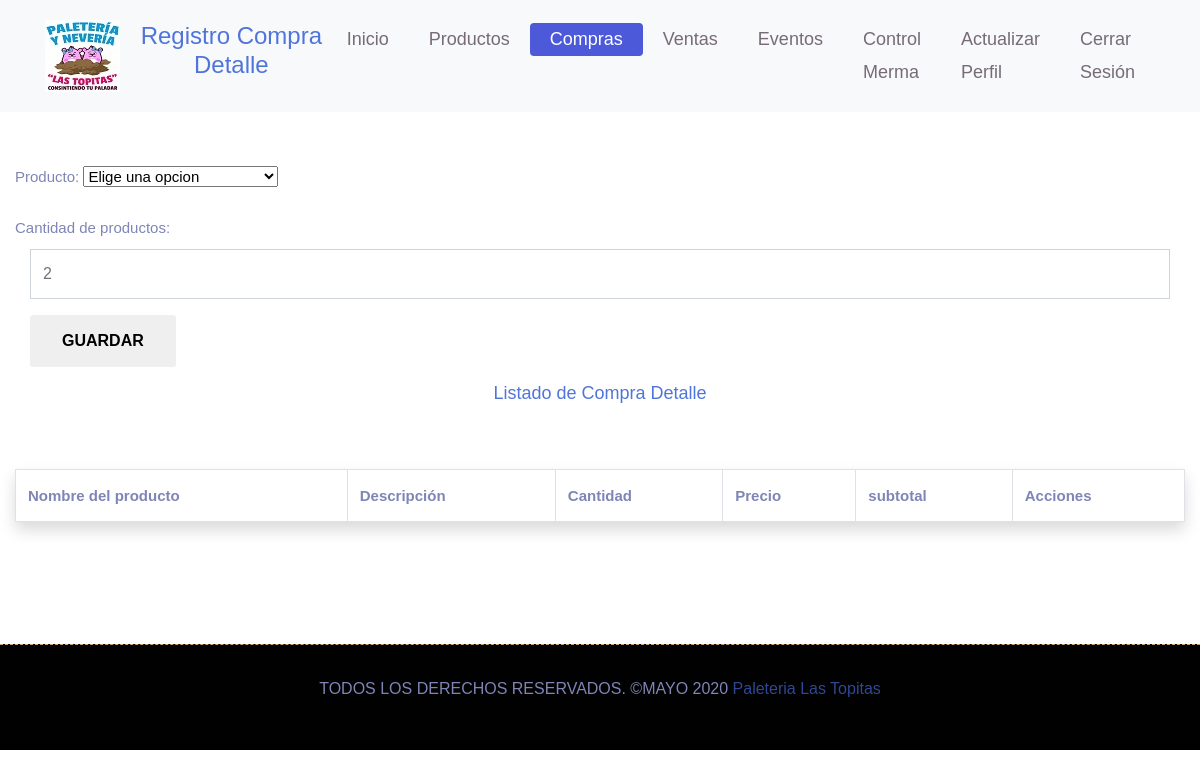
The page /paginas/compraD.php (signed in) on the database as committed earlier.
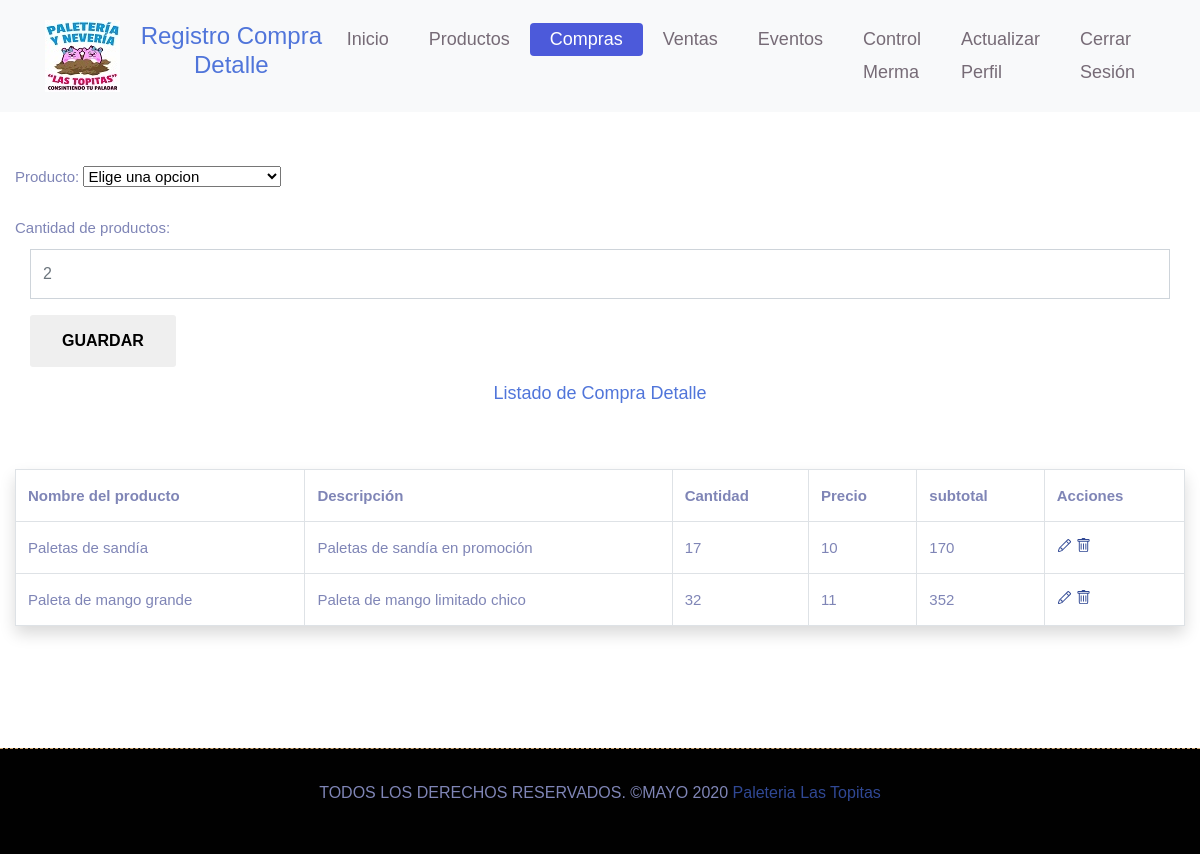
The same page on the database as committed later.
### tables this page shows
CREATE TABLE `detallecompra` (
  `Producto_idProducto` int(11) NOT NULL,
  `compras_idcompras` int(11) NOT NULL,
  `cantidadProducto` int(11) DEFAULT NULL,
  `subtotal` double DEFAULT NULL
);

CREATE TABLE `producto` (
  `idProducto` int(11) NOT NULL,
  `nombre` varchar(50) DEFAULT NULL,
  `precioVenta` int(5) DEFAULT NULL,
  `costoCompra` int(4) DEFAULT NULL,
  `stockActual` int(4) DEFAULT NULL,
  `stockMinimo` int(4) DEFAULT NULL,
  `stockMaximo` int(4) DEFAULT NULL,
  `descripcion` varchar(100) DEFAULT NULL,
  `estado` varchar(50) DEFAULT NULL
);

### paginas/compraD.php (the view, shortened to what this page needs)
<?php session_start();
  if (isset($_SESSION['usuario'])){?>
<?php
include_once '../Cruds/CrudCD.php';
?>
<!DOCTYPE html>
<html lang="en">
<head>
  <link rel="stylesheet" href="../css/bootstrap.min.css">
  <link rel="stylesheet" href="../css/style.css">
	<link rel="stylesheet" href="../css/responsive.css">
</head>
<body>
<header class="top-navbar">
	<nav class="navbar navbar-expand-lg navbar-light bg-light">
    <div class="container">
      <a class="navbar-brand" href="../index.php">
        <img src="../images/logo.jpg" alt="" />
      </a>
      <div class="text-center ba">
        <h1 class="titPrin">Registro Compra Detalle</h1>
      </div>
      <div class="collapse navbar-collapse" id="navbars-rs-food">
        <ul class="navbar-nav ml-auto">
          <li class="nav-item"><a class="nav-link" href="../index.php">Inicio</a></li>
          <li class="nav-item"><a class="nav-link" href="producto.php">Productos</a></li>
          <li class="nav-item active"><a class="nav-link" href="compras.php">Compras</a></li>
          <li class="nav-item"><a class="nav-link" href="ventas.php">Ventas</a></li>
          <li class="nav-item"><a class="nav-link" href="eventos.php">Eventos</a></li>
          <li class="nav-item"><a class="nav-link" href="controlMerma.php">Control Merma</a></li>
          <li class="nav-item"><a class="nav-link" href="../actualizarperfil.php">Actualizar Perfil</a></li>
          <li class="nav-item"><a class="nav-link" href="../Cerrar.php">Cerrar Sesión</a></li>
        </ul>
      </div>
    </div>
	</nav>
</header>	 <br></br><br></br><br></br>
<div class="container-fluid ">
 <form method="post">
    <div class="form-group">
      <label class="control-label tamla">Producto:</label>
      <select name="idProducto">
        <option value="0" selected disabled="disabled">Elige una opcion</option>
      </select>
    </div>
    <div class="form-group obtds">
      <label class="control-label tamla" for="cantidadProducto">Cantidad de productos:</label>
      <div class="col">
        <input type="text" class="form-control text-uppercase" name="cantidadProducto" placeholder="2" maxlength="3"
        value="<?php if(isset($_GET['editar'])) echo $getROW['cantidadProducto'];  ?>" />
      </div>
    </div>
    <div class="form-group">
      <?php
      if(isset($_GET['editar']))
      {
      ?>
        <div class="col-12"><button type="submit" class="btn btncamf" name="actualizar">Actualizar</button></div>
        <?php if(!empty($errores)):?>
                <div class="errror">
                    <ul>
                        <?php echo $errores; ?>
                    </ul>
          </div>
        <?php endif;?>
      <?php
      }
      else
      {
      ?>
        <div class="col-12"><button type="submit" class="btn btncamf" name="guardar">Guardar</button></div>
      <?php
      }
      ?>
    </div>
 </form>
<?php
  include_once '../Cruds/Db.php';
  $rs ="SELECT max(idcompras) as id from compras"; $SQL=$MySQLiconn->query($rs);
  if ($row = $SQL->fetch_array()) { $compras_idcompras = trim($row[0]); }
  $filtro= "SELECT Producto_idProducto,cantidadProducto,subtotal,
  producto.nombre,producto.descripcion,producto.costoCompra
  FROM detallecompra, producto WHERE  compras_idcompras = '$compras_idcompras'
  AND detallecompra.Producto_idProducto = producto.idProducto ORDER BY detallecompra.cantidadProducto";
  $SQL = $MySQLiconn->query($filtro);
?>
 <h3 class="textoTa text-center">Listado de Compra Detalle</h3><BR></BR>
 <table class="table table-hover table-bordered shadow p-3 mb-5 bg-white rounded">
   <tr class="tabTit">
      <th>Nombre del producto</th>
      <th>Descripción</th>
      <th>Cantidad</th>
      <th>Precio</th>
      <th>subtotal</th>
      <th>Acciones</th>
    </tr>
   <?php
   while($row=$SQL ->fetch_array())
   {
    ?>
       <tr class="tabCont">
         <td> <?php echo $row['nombre']; ?> </td>
         <td> <?php echo $row['descripcion']; ?> </td>
         <td> <?php echo $row['cantidadProducto']; ?> </td>
         <td> <?php echo $row['costoCompra']; ?> </td>
         <td> <?php echo $row['subtotal']; ?> </td>
         <td>
           <a href="?editar=<?php echo $row['Producto_idProducto']; ?>" onclick="return confirm('¿Deseas Editarlo ?'); "></a>
           <a href="?eliminar=<?php echo $row['Producto_idProducto']; ?>" onclick="return confirm('¿Seguro deseas eliminarlo?'); "></a>
       </td>
       </tr>
       <?php
   }
   ?>
 </table>
</div><br><br>
<div class="copyright">
			<div class="container">
				<div class="row">
					<div class="col-lg-12">
						<p class="company-name">TODOS LOS DERECHOS RESERVADOS. &copy;MAYO 2020 <a href="#">Paleteria Las Topitas</a>
					</div>
				</div>
			</div>
		</div>
</body>
</html>
<?php
  }else{
    header ('Location: ../login.php');
  }
?>

Rows that differ between the two databases and show on the page:
added detallecompra: Producto_idProducto.nombre "Paletas de sandía", Producto_idProducto.descripcion "Paletas de sandía en promoción", cantidadProducto "17", Producto_idProducto.costoCompra "10", subtotal "170"
added detallecompra: Producto_idProducto.nombre "Paleta de mango grande", Producto_idProducto.descripcion "Paleta de mango limitado chico", cantidadProducto "32", Producto_idProducto.costoCompra "11", subtotal "352"
